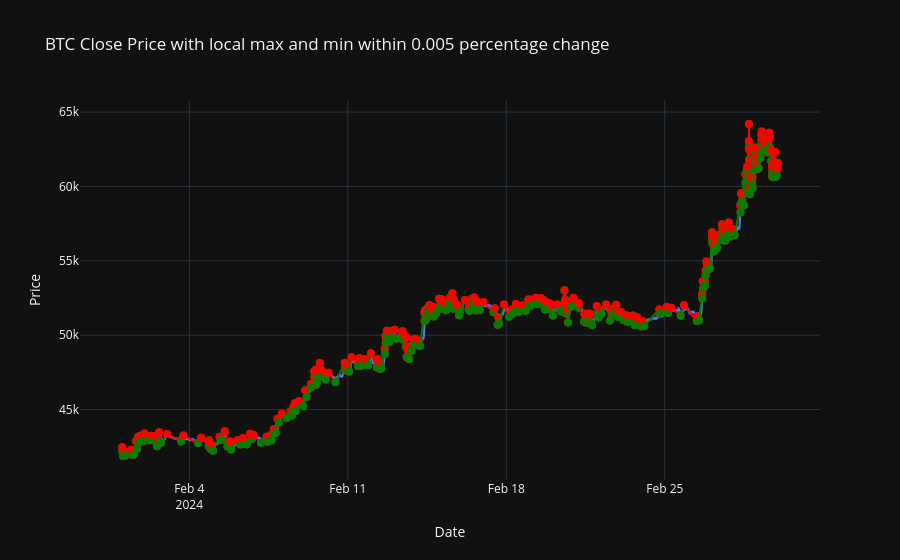

The cell this chart's notebook holds for it:
### Code cell
import pandas as pd
import numpy as np
import pywt
import plotly.graph_objects as go
from scipy.signal import find_peaks

class Zigzag:
    def __init__(self, timeseries, swingthresh=None):
        self.timeseries = timeseries
        self.swingthresh = swingthresh

    def get_swings(self):
        prices = self.timeseries['close']
        peak_indices, _ = find_peaks(prices, prominence=prices.max()*0.001, threshold=0.001)
        trough_indices, _ = find_peaks(-prices, prominence=prices.max()*0.001, threshold=0.001)

        # Sort peaks and troughs into a single ordered array
        extrema_indices = sorted(np.concatenate((peak_indices, trough_indices)))

        swings = []
        last_extremum_price = prices.iloc[extrema_indices[0]]
        last_extremum_type = 'high' if extrema_indices[0] in peak_indices else 'low'

        swings.append((prices.index[extrema_indices[0]], last_extremum_price, last_extremum_type))

        for idx in extrema_indices[1:]:
            price = prices.iloc[idx]
            current_extremum_type = 'high' if idx in peak_indices else 'low'
            change = abs((price - last_extremum_price)) / last_extremum_price

            # Check if the current extremum is different from the last and meets the threshold
            if current_extremum_type != last_extremum_type:
                if change >= self.swingthresh:
                    swings.append((prices.index[idx], price, current_extremum_type))
                    last_extremum_price = price
                    last_extremum_type = current_extremum_type
            else:  # Handle consecutive maxima or minima
                if (current_extremum_type == 'high' and price > last_extremum_price) or \
                   (current_extremum_type == 'low' and price < last_extremum_price):
                    swings[-1] = (prices.index[idx], price, current_extremum_type)
                    last_extremum_price = price

        return swings

data = pd.read_csv('E:\SignalModel\one-minute data in one month\price 2024-02-01, 2024-03-01.csv')
data['datetime'] = pd.to_datetime(data['datetime'])
data.set_index('datetime', inplace=True)
data.sort_index(inplace=True)
data['close'] = data['close'].astype(float)

# Initialize Zigzag with the swing threshold and get the swings
zigzag_indicator = Zigzag(data, swingthresh=0.005)
swings = zigzag_indicator.get_swings()

# Prepare the data for plotting
swing_times = [swing[0] for swing in swings]
swing_prices = [swing[1] for swing in swings]
swing_types = [swing[2] for swing in swings]

# Plotting
fig = go.Figure()

# Add trace for close prices
fig.add_trace(go.Scatter(x=data.index, y=data['close'], mode='lines', name='Close Price'))

# Plot the swings: connect them with a line
for i in range(len(swing_times) - 1):
    fig.add_trace(go.Scatter(
        x=[swing_times[i], swing_times[i+1]], 
        y=[swing_prices[i], swing_prices[i+1]], 
        mode='lines+markers', 
        name=f'Swing {i}',
        line=dict(color='red' if swing_types[i] == 'high' else 'green', width=2),
        marker=dict(color='red' if swing_types[i] == 'high' else 'green', size=8)
    ))

# Update layout for readability
fig.update_layout(title='BTC Close Price with local max and min within 0.005 percentage change', xaxis_title='Date', yaxis_title='Price', showlegend=False)

# Show plot
fig.show()
